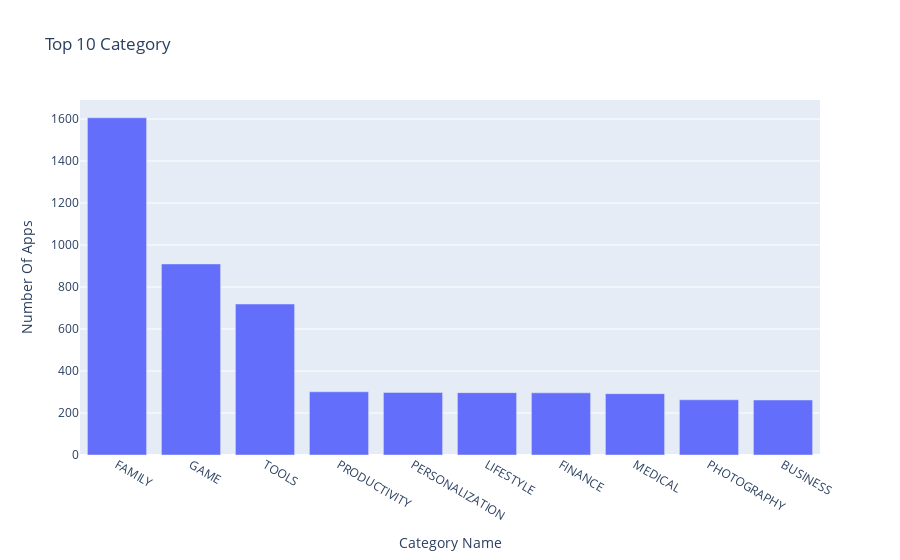

Write notebook code for a chart like this one.
### Markdown cell above
### Vertical Bar Chart - Highest Competition (Number of Apps)

### Code cell
bar = px.bar(x=top10_category.index,
             y=top10_category.values,
             labels=top10_category.name,
             title='Top 10 Category'
             )

bar.update_layout(xaxis_title='Category Name', yaxis_title='Number Of Apps')

### Figure 1 — Plotly figure (JSON) as saved in the notebook; plotly's stock layout.template omitted (floating-point values rounded to 4 significant figures)
{"data": [{"alignmentgroup": "True", "hovertemplate": "x=%{x}<br>y=%{y}<extra></extra>", "legendgroup": "", "marker": {"color": "#636efa", "pattern": {"shape": ""}}, "name": "", "offsetgroup": "", "orientation": "v", "showlegend": false, "textposition": "auto", "type": "bar", "x": ["FAMILY", "GAME", "TOOLS", "PRODUCTIVITY", "PERSONALIZATION", "LIFESTYLE", "FINANCE", "MEDICAL", "PHOTOGRAPHY", "BUSINESS"], "xaxis": "x", "y": [1606, 910, 719, 301, 298, 297, 296, 292, 263, 262], "yaxis": "y"}], "layout": {"barmode": "relative", "legend": {"tracegroupgap": 0}, "title": {"text": "Top 10 Category"}, "xaxis": {"anchor": "y", "domain": [0, 1], "title": {"text": "Category Name"}}, "yaxis": {"anchor": "x", "domain": [0, 1], "title": {"text": "Number Of Apps"}}}}
